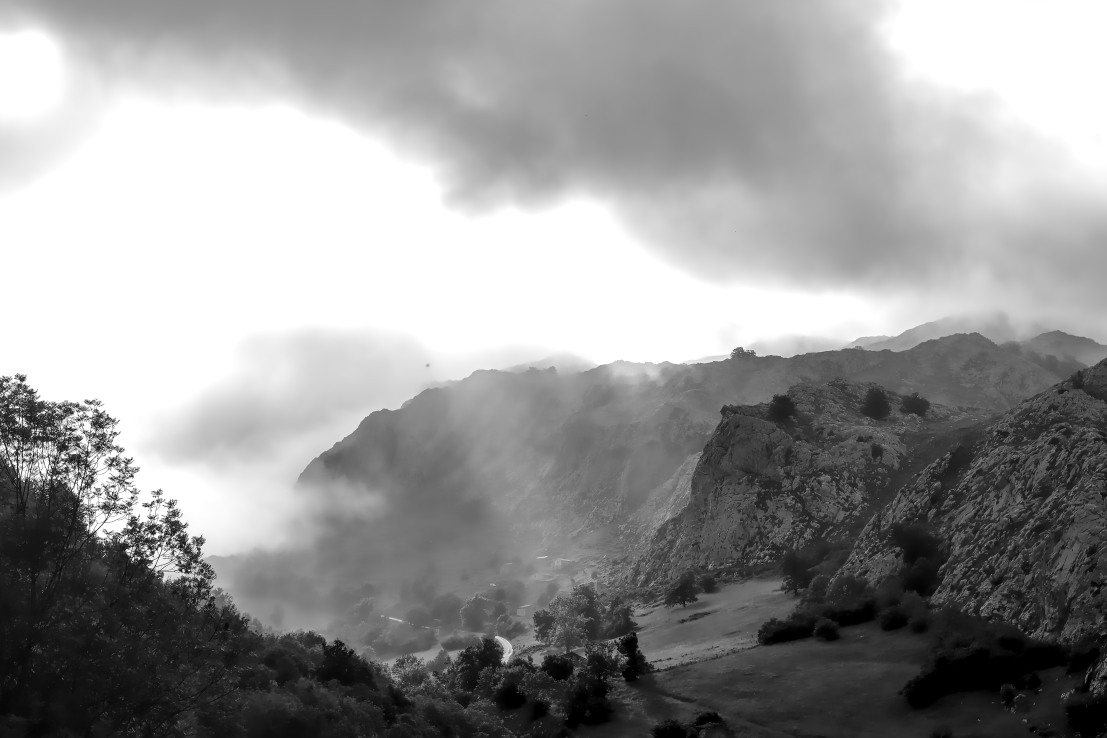
#> input picture junction/samples/snapshots/images/IMG_4011.jpg, 5532 x 3688 px (shown at 1/5 size)
$ python python_resizer.py images/IMG_4011.jpg
#> lines starting #> are read from the running program, lines starting #| are printed output that depends on the picture
#!/usr/bin/env python

# image resizer code in python
# meant to be a simple test to snapshotting in python
#
# author: bsdinis

import sys
import argparse
from PIL import Image, ImageChops
from pathlib import Path
from typing import Optional

parser = argparse.ArgumentParser(prog='resizer',
                                 description='A thumbnail generator'
                                 )
parser.add_argument('image', help='filename of the image to resize')
parser.add_argument(
    '-c',
    '--check',
    help='Check that the thumbnail generated is the same as the one in the file provided')
parser.add_argument(
    '-v',
    '--verbose',
    help='Verbose logging',
    action='store_true')

MAX_SIZE = (128, 128)


def resize(
        image_path: Path,
        verbose: bool) -> Image.Image:
#> called with verbose = False
    if verbose:
        print('[python-resizer]: opening file {}'.format(image_path))

    image = Image.open(image_path)
#> image is the input picture: PIL image 5532x3688 RGB; min 0, max 255, mean 151.1

    image.thumbnail(MAX_SIZE)
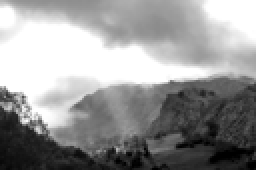
#> image: PIL image 128x85 RGB (shown 2 times larger); min 0, max 255, mean 151

    if verbose:
        print('[python-resizer]: resized image')
    return image


def equal_image(a: Image.Image, b: Image.Image, verbose: bool) -> bool:
    if a.size != b.size:
        if verbose:
            print(
                '[python-resizer]: images have different sizes: {}x{} vs {}x{}'.format(
                    a.width,
                    a.height,
                    b.width,
                    b.height))
        return False
    if a.mode != b.mode:
        if verbose:
            print(
                '[python-resizer]: images have different modes: {} vs {}'.format(a.mode, b.mode))
        return False

    a = a.convert('RGB')
    b = b.convert('RGB')
    diff = ImageChops.difference(a, b)

    return diff.getbbox()


def main():
    args = parser.parse_args()
    image_path = Path(args.image)

    thumbnail = resize(image_path, args.verbose)

    if args.check:
        if args.verbose:
            print(
                '[python-resizer]: checking the thumbnail is the same as the one in {}'.format(args.check))
        input_thumbnail = Image.open(Path(args.check))

        if equal_image(thumbnail, input_thumbnail, args.verbose):
            print('OK: thumbnails are the same')
        else:
            print('ERR: thumbnails are not the same')
    else:
        image_name = image_path.name
        image_parent = image_path.parents[1]
        thumbnail_path = image_parent / 'thumbnails' / image_name
        if args.verbose:
            print(
                '[python-resizer]: saving the thumbnail to {}'.format(thumbnail_path))

        thumbnail.save(thumbnail_path)


if __name__ == '__main__':
    main()
